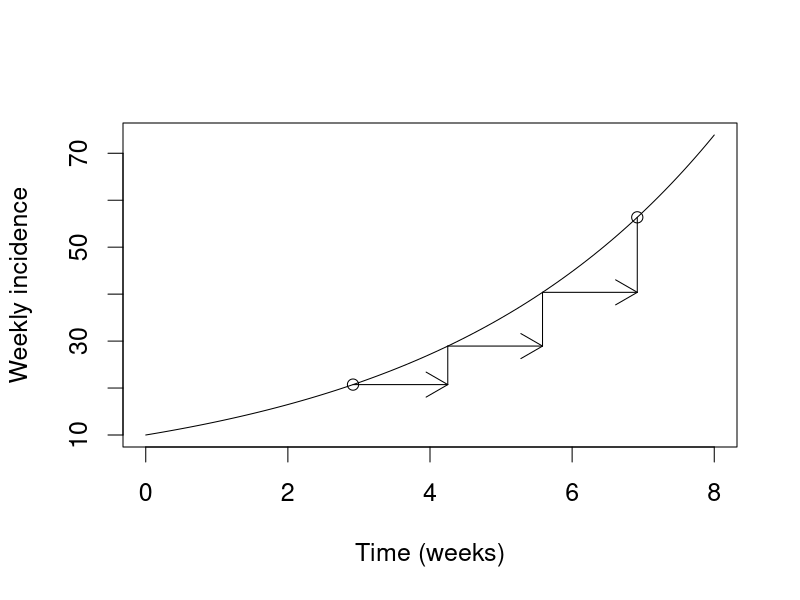
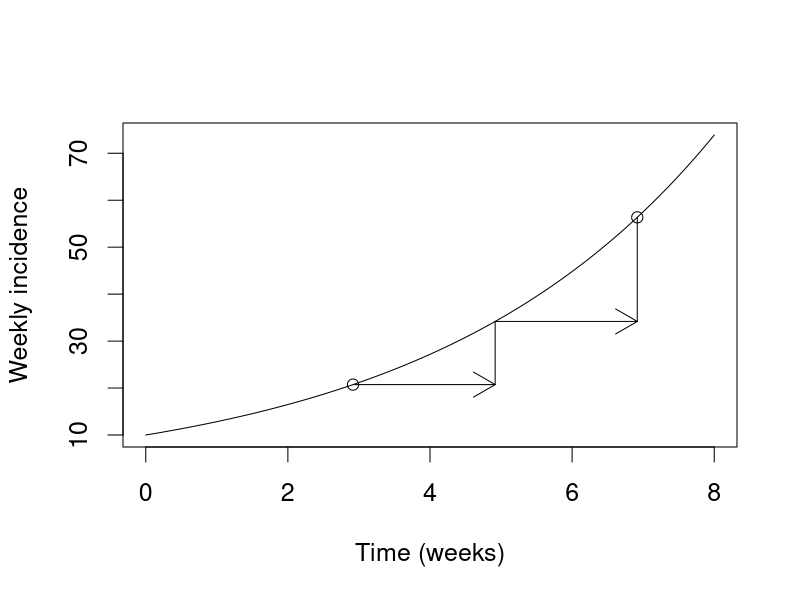

These figures' R source, in order:
par (cex=1.5)

finTime <- 8
i0 <- 10
C <- 4

steps <- 2
mult <- 6
ss <- mult*steps

basePlot <- function(t, i){
	plot(t, i
		, type = "l"
		, xlab = "Time (weeks)"
		, ylab = "Weekly incidence"
	)
}

arrowStep <- function(t, i, astart, adist, asteps, ss){
	pts <- (astart + adist*(0:asteps)/asteps)*ss
	x <- t[pts]
	y <- i[pts]
	points(c(min(x), max(x)), c(min(y), max(y))) 
	arrows(x[-length(x)], y[-length(y)] 
		, x[-1], y[-length(y)] 
	)
	arrows(x[-1], y[-length(y)] 
		, x[-1], y[-1]
		, length=0
	)
}

t <- (0:(finTime*ss))/ss
i <- i0*exp(t/C)

basePlot(t, i)
arrowStep(t, i, astart=3, adist=4, asteps=3, ss) 

basePlot(t, i)
arrowStep(t, i, astart=3, adist=4, asteps=2, ss) 

